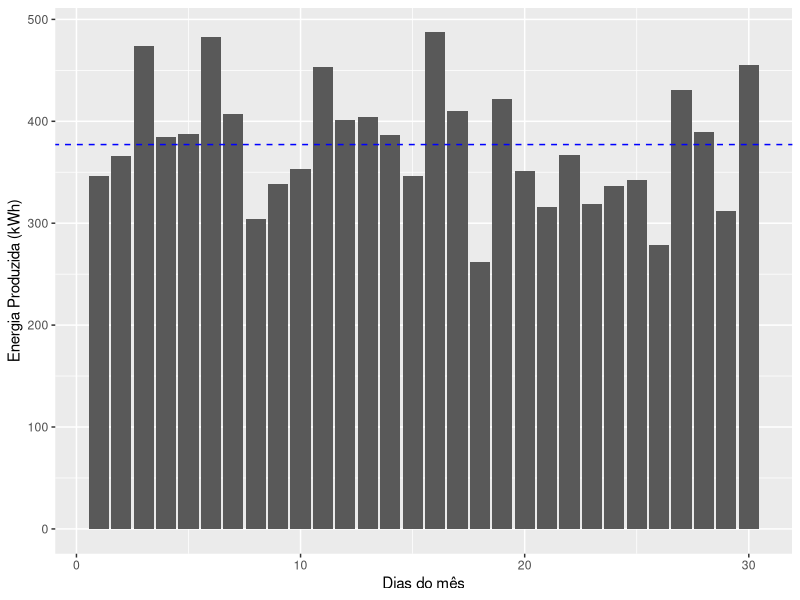
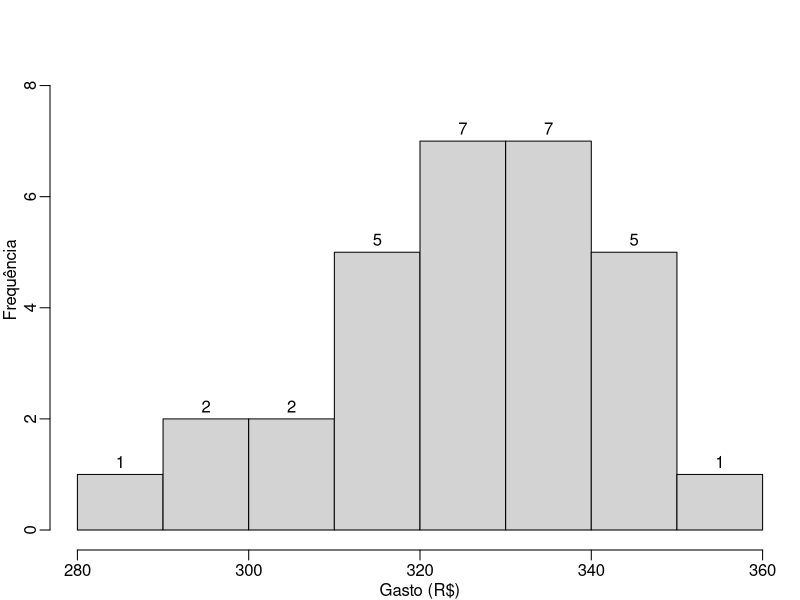
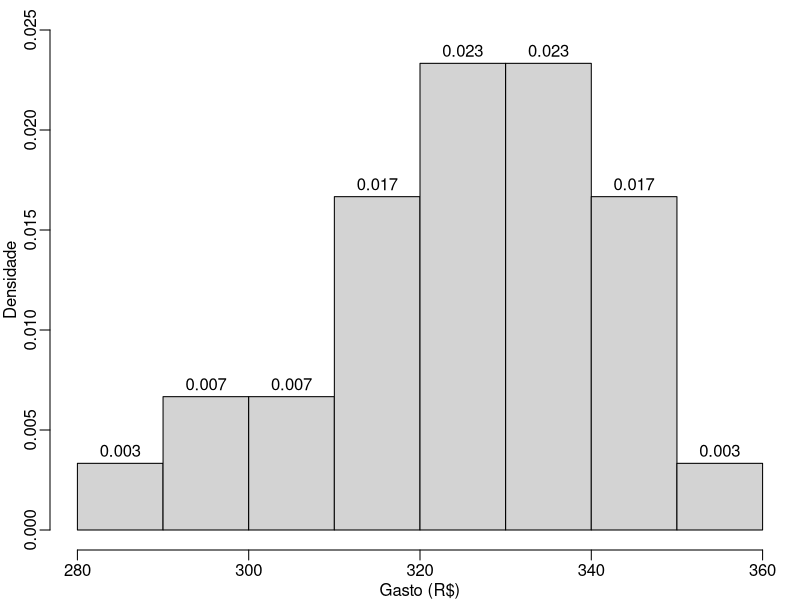
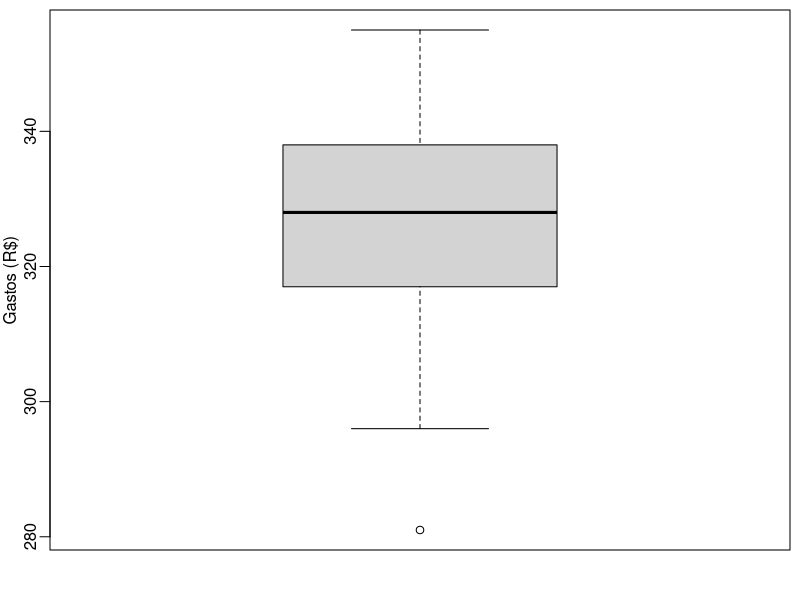
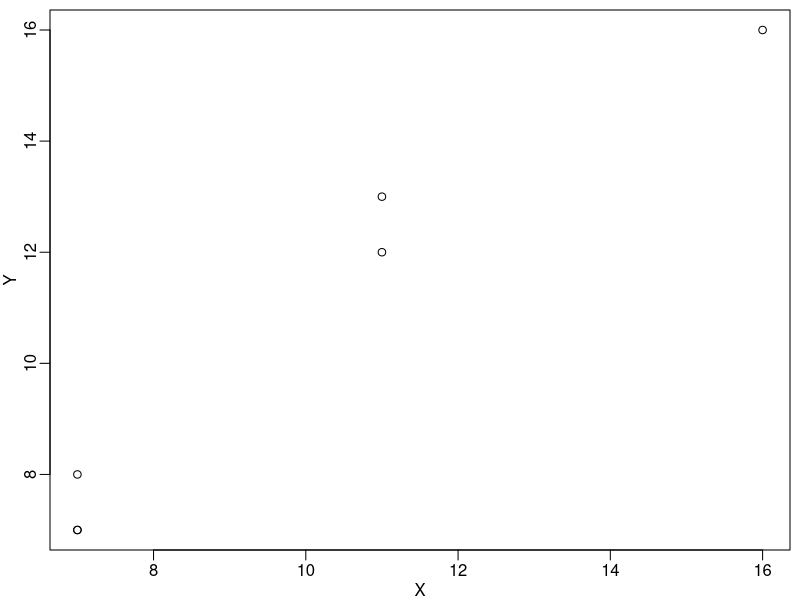
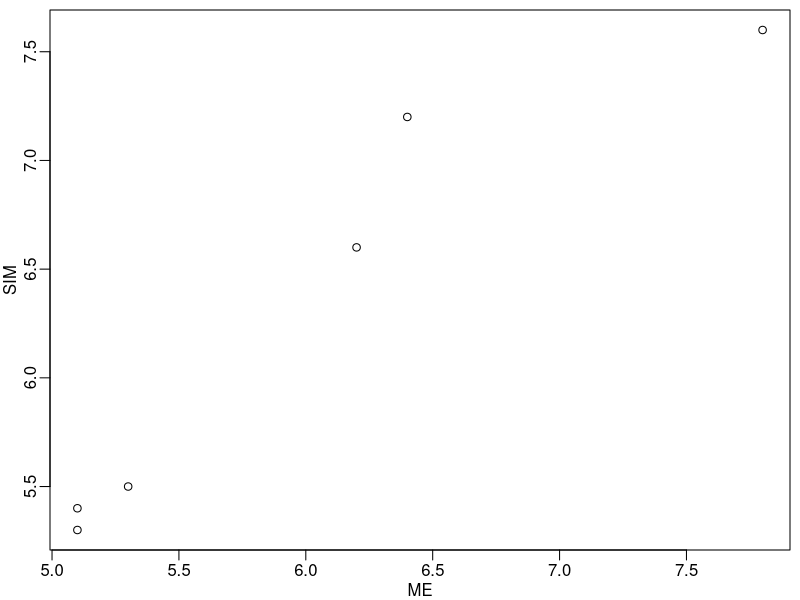
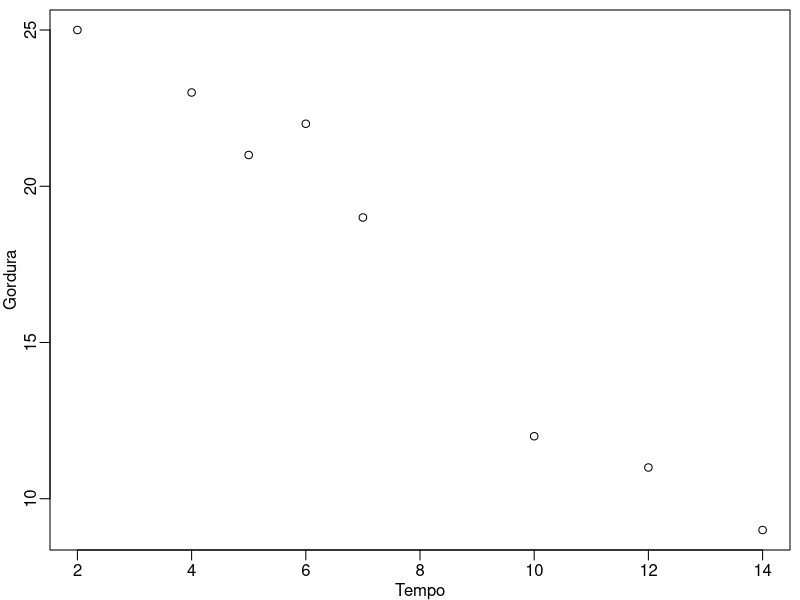

Source code (R) for these figures, in order:
## ---- chunk 1
knitr::opts_chunk$set(#collapse = TRUE,
                      echo = TRUE, 
                      size = "footnotesize",
                      comment = NA,
                      warning = FALSE,
                      message = FALSE,
                      #out.width = "1\\linewidth",
                      fig.align = "center",
                      fig.width = 8, 
                      fig.height = 4, 
                      fig.show = "hold",
                      #fig.path = "Figuras1/",
                      fig.pos = "!htb",
                      fig.cap = TRUE,
                      background = "#E6E6FA",
                      #background = "black",
                      dev = c("png",'pdf'),
                      res=300,
                      dpi = 300)
## ---- chunk 2
#library(tidyverse)
#library(tinytex)
library(knitr)
library(kableExtra)
library(xtable)
library(ggplot2)
library(dplyr)
## ---- chunk 3
#| label: tbl-transp
#| tbl-cap: "Tempo gasto, em minutos, para 10 funcionários irem de casa até a empresa em que trabalham de duas maneiras, ou transporte coletivo (TC) ou automóvel próprio (AP)."
#| tbl-cap-location: top
set.seed(7)
pp <- round(rnorm(10,mean=30,sd=5),0)
qq <- round(rnorm(10,mean=20,sd=5),0)
dd <- t(data.frame(Funcionario=1:10,
                 TC=pp, AP=qq))
dt <- as.data.frame(t(dd))
dd %>% 
  kable() %>% 
  kable_styling(full_width = FALSE, bootstrap_options = c("striped", "hover", "condensed", "responsive"))
## ---- chunk 4
TC <- c(41,24,27,28,25,25,34,29,31,41)
AP <- c(22,34,31,22,29,22,16,18,20,25)
dados <- data.frame(Funcionario=1:10,TC,AP)
dados
## ---- chunk 5
# Média e desvio padrão de TC
mean(dados[,2])
sd(dados[,2])
# Média e desvio padrão de AP
mean(dados[,3])
sd(dados[,3])
## ---- chunk 6
#Coeficiente de Variação (%):
#TC
round((sd(dados[,2])/mean(dados[,2]))*100,2)
#AP
round((sd(dados[,3])/mean(dados[,3]))*100,2)
## ---- chunk 7
set.seed(123)
energia <- round(c(rnorm(30,380,60)),2)
energia
## ---- chunk 8
# carregando a biblioteca
library(ggplot2)

# criando os dados
set.seed(123)
data <- data.frame(
  dia=1:30,  
  valor=round(c(rnorm(30,380,60)),2)
)
# Gráfico de barras
ggplot(data, aes(x=dia, y=valor)) + 
  geom_bar(stat = "identity") +
  geom_abline(slope=0, 
              intercept=mean(data$valor),
              col = "blue",lty=2)+
  labs(x="Dias do mês",
       y="Energia Produzida (kWh)")
## ---- chunk 9
library(gtools)
dd <- c(7,9,15)
vv <- var(dd)*2/3;vv
## ---- chunk 10
y = as.data.frame(permutations(n=3, r=2, 
                 v=dd, 
                 repeats.allowed=T))
colnames(c('r1','r2'))
## ---- chunk 11
y$s <- apply(y[,1:2],1, var)
y$v <- apply(y[,1:2],1, var)/2
y
## ---- chunk 12
ms <- mean(y$s);ms
mv <- mean(y$v);mv
## ---- chunk 13
#| label: tbl-adoles
#| tbl-cap: "Gastos mensais de 30 adolescentes para se alimentarem fora de casa."
#| tbl-cap-location: top
set.seed(7)
dp <- round(rnorm(30,325,100),0)
dp <- rpois(30,325)
dp %>% matrix(nrow = 3) %>% 
  kable() %>% 
  kable_styling(full_width = FALSE, bootstrap_options = c("striped", "hover", "condensed", "responsive"))

## ---- chunk 14
# Dados
dados <- c(309,324,305,312,281,341,355,296,
           342,337,334,321,322,299,335,320,
           338,330,323,330,332,342,346,317,
           326,319,333,339,311,344)
dados
## ---- chunk 15
#| Label: fig-hist1
#| fig-cap: "Histograma (frequência) dos gastos mensais de 30 adolescentes para se alimentarem."
par(bg="white")
par(mar=c(2.5,2.5,0.5,0.5), mgp=c(1.5,0.5,0))
hist(dados, labels = T, main = "",
     xlab = 'Gasto (R$)', ylab = 'Frequência',
     ylim =c(0,9))
## ---- chunk 16
par(bg="white")
par(mar=c(2.5,2.5,0.5,0.5), mgp=c(1.5,0.5,0))
hist(dados, labels = T, main = "",
     xlab = 'Gasto (R$)', ylab = 'Densidade',
     probability = T, ylim = c(0,0.025))
## ---- chunk 17
summary(dados)
## ---- chunk 18
par(bg="white")
par(mar=c(2.5,2.5,0.5,0.5), mgp=c(1.5,0.5,0))
boxplot(dados, ylab = "Gastos (R$)") 
## ---- chunk 19
var(dados)
sd(dados)
(sd(dados)/mean(dados))*100
## ---- chunk 20
# Coeficiente de variação
# A:
(1500000/3280000)*100
#B
(500000/630000)*100
## ---- chunk 21
#| label: tbl-corr1
#| tbl-cap-location: top
#| tbl-cap: "Seis observações das variáveis X e Y."
set.seed(1)
x <- round(rnorm(6,mean = 10,sd=4),0)
y <- x + round(rnorm(6,mean = 0,sd=1),0)
dd <- t(data.frame(X=x, Y=y))
dd %>% 
  kable() %>% 
  kable_styling(full_width = FALSE, bootstrap_options = c("striped", "hover", "condensed", "responsive")) 
## ---- chunk 22
x <- c(7,11,7,16,11,7)
y <- c(7,12,8,16,13,7)
dados3 <- data.frame(X=x, Y=y)
dados3
## ---- chunk 23
par(bg="white")
par(mar=c(2.5,2.5,0.5,0.5), mgp=c(1.5,0.5,0))
plot(Y~X, dados3) 
## ---- chunk 24
cov(x,y)
## ---- chunk 25
cor(x,y)
# ou 
cov(x,y)/(sd(x)*sd(y))
## ---- chunk 26
#| label: tbl-corr2
#| tbl-cap-location: top
#| tbl-cap: "Seis observações das variáveis ME e SIM."
set.seed(1)
Aluno <- round(1:6,0)
x <- round(rnorm(6,mean = 6,sd=1.1),1)
y <- x + round(rnorm(6,mean = 0,sd=0.5),1)
dd <- t(data.frame(Aluno, ME=x, SIM=y))
dd %>% 
  kable() %>% 
  kable_styling(full_width = FALSE, bootstrap_options = c("striped", "hover", "condensed", "responsive"))
## ---- chunk 27
ME     <- c(5.3,6.2,5.1,7.8,6.4,5.1)
SIM	   <- c(5.5,6.6,5.4,7.6,7.2,5.3)
dados4 <- data.frame(Aluno=1:6,ME, SIM)
dados4
## ---- chunk 28
par(bg="white")
par(mar=c(2.5,2.5,0.5,0.5), mgp=c(1.5,0.5,0))
plot(SIM~ME,data = dados4) 
## ---- chunk 29
cov(dados4$ME,dados4$SIM)
## ---- chunk 30
cor(dados4$ME,dados4$SIM)
# ou 
cov(dados4$ME,dados4$SIM)/(sd(dados4$ME)*sd(dados4$SIM))
## ---- chunk 31
#| label: tbl-corr3
#| tbl-cap-location: top
#| tbl-cap: "Tempo de caminhada (horas) e gordura corporal (%) de oito indivíduos."
set.seed(1)
x <- c(6,12,4,2,5,7,14,10)
y <- c(22,11,23,25,21,19,9,12)
dd <- t(data.frame(Indivíduo=1:8, Tempo=x, Gordura =y))
dd %>% 
  kable() %>% 
  kable_styling(full_width = FALSE, bootstrap_options = c("striped", "hover", "condensed", "responsive"))
## ---- chunk 32
Tempo   <- c(6,12,4,2,5,7,14,10)
Gordura <- c(22,11,23,25,21,19,9,12)
dados5  <- data.frame(Ind=1:8,Tempo, Gordura)
dados5
## ---- chunk 33
par(bg="white")
par(mar=c(2.5,2.5,0.5,0.5), mgp=c(1.5,0.5,0))
plot(Gordura~Tempo,data = dados5) 
## ---- chunk 34
cov(dados5$Tempo,dados5$Gordura)
## ---- chunk 35
cor(dados5$Tempo,dados5$Gordura)
